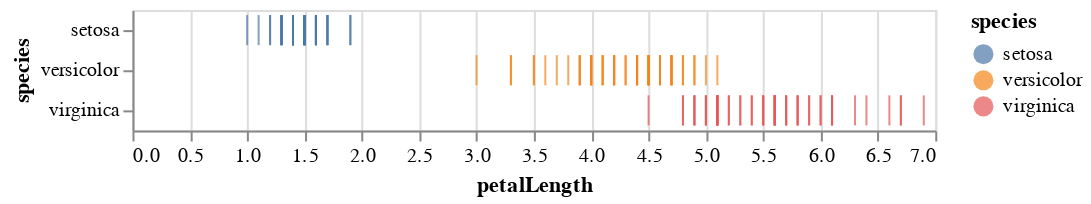

The code cell stored with this chart in its notebook:
### Markdown cell above
A continuous color results in a color scale that is appropriate for continuous data.

This is one key feature of Altair: it chooses appropriate scales for the data type.

Similar, if we put the categorical value on the x or y axis, it will also create discrete scales:

### Code cell
alt.Chart(iris).mark_tick().encode(
    x='petalLength',
    y='species',
    color='species'
)

### Figure 1 — Vega-Lite specification as saved in the notebook (floating-point values rounded to 4 significant figures; data arrays with more than 128 entries replaced by an {"elided": "..."} marker saying what was removed)
{"config": {"view": {"continuousWidth": 400, "continuousHeight": 300}}, "data": {"name": "data-a264acbd6e539a8b3afc0cb5f240fb57"}, "mark": "tick", "encoding": {"color": {"type": "nominal", "field": "species"}, "x": {"type": "quantitative", "field": "petalLength"}, "y": {"type": "nominal", "field": "species"}}, "$schema": "https://vega.github.io/schema/vega-lite/v4.8.1.json", "datasets": {"data-a264acbd6e539a8b3afc0cb5f240fb57": {"elided": "150 records"}}}
